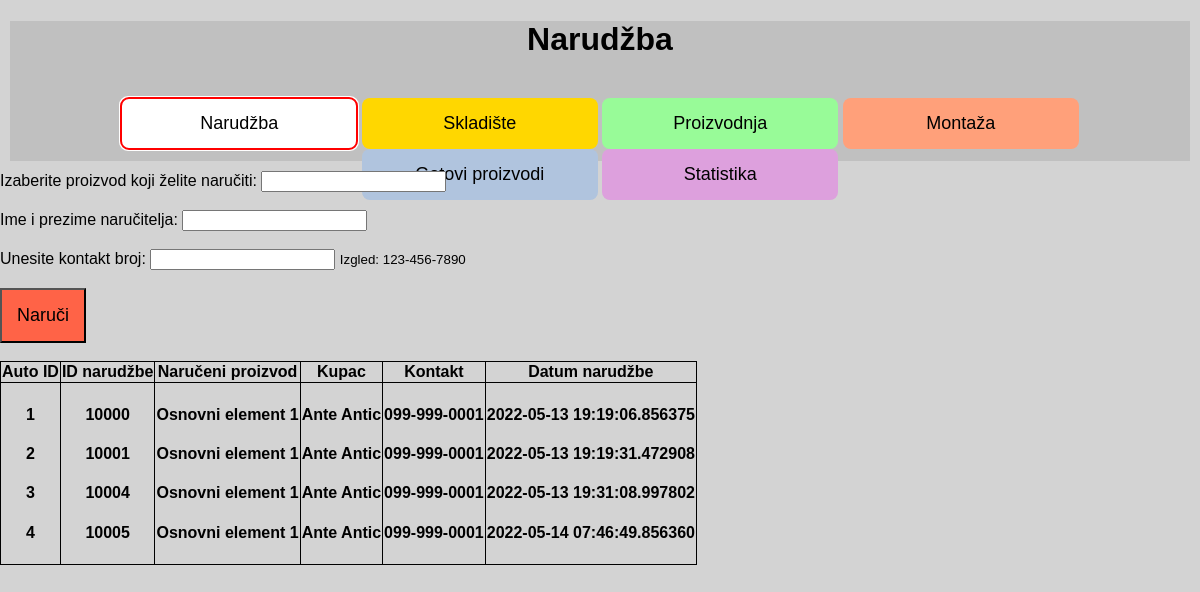
Before: /order with the older database file.
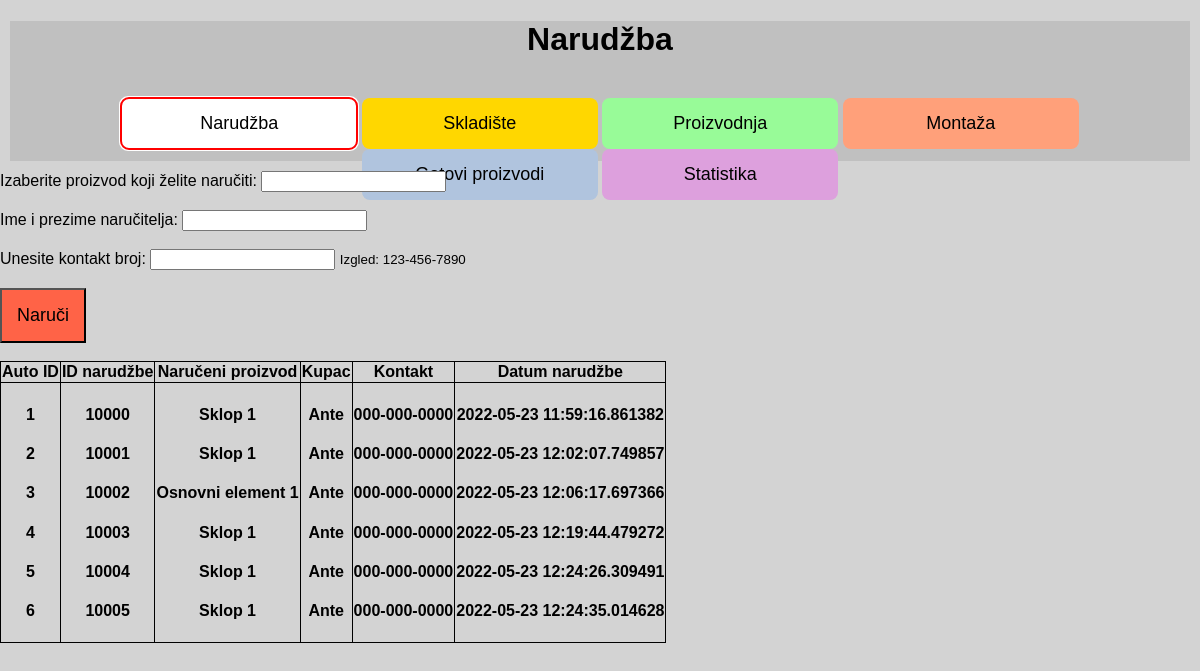
After: the same page with the newer database file.
### app.py (models this page shows, shortened)
class Order(db.Model):
    __tablename__ = "order"
    id = db.Column(
        db.Integer,
        primary_key=True,
    )
    order_id = db.Column(db.Integer)
    name = db.Column(db.String(500), nullable=False)
    buyer_name = db.Column(db.String(500), nullable=False)
    buyer_contact = db.Column(db.String(500), nullable=False)
    date_created = db.Column(db.DateTime, default=datetime.now)
    first_time = True

### app.py (the view)
@app.route("/order", methods=["POST", "GET"])
def order():
    global ID
    if Order.first_time:
        ID = Order().getLastOrderID()
        Order.first_time = False
    if request.method == "POST":
        product_name = request.form["product"]
        new_buyer_name = request.form["buyer_name"]
        new_buyer_contact = request.form["phone"]
        ID = ID + 1
        new_product = Order(
            name=product_name,
            buyer_name=new_buyer_name,
            buyer_contact=new_buyer_contact,
            order_id=ID,
        )
        for part_name in j_part_data:
            if product_name == part_name:
                if type(j_part_data[part_name]) == type([]):
                    for part_details in j_part_data[part_name]:
                        part_raw_mat_name = part_details[list(
                            part_details.keys())[0]]
                        part_raw_mat_length = part_details[list(
                            part_details.keys())[1]]
                        length_in_stock = getResourceFromWarehouse(
                            part_raw_mat_name, "input_warehouse", "name")
                        if length_in_stock >= int(part_raw_mat_length):
                            new_value = length_in_stock - \
                                int(part_raw_mat_length)
                            conn = engine.connect()
                            stmt = (
                                update(Input_Warehouse)
                                .where(Input_Warehouse.name == part_raw_mat_name)
                                .values(quantity=new_value)
                            )
                            conn.execute(stmt)
                            db.session.add(new_product)
                            db.session.commit()
                            return redirect("/order")
                        else:
                            return "Nema dovoljne količine materijala na skladištu!"
        for assembly_name in j_assembly_data:
            if product_name == assembly_name:
                if type(j_assembly_data[assembly_name]) == type([]):
                    for assembly_details in j_assembly_data[assembly_name]:
                        for assembly_detail in assembly_details:
                            needed_part_name = assembly_detail
                            needed_part_quantity = assembly_details[assembly_detail]
                            quantity_in_stock = getResourceFromWarehouse(
                                needed_part_name, "warehouse", "part_name")
                            if quantity_in_stock >= int(needed_part_quantity):
                                new_part_value = quantity_in_stock - \
                                    int(needed_part_quantity)
                                conn = engine.connect()
                                stmt = (update(Warehouse).where(
                                    Warehouse.part_name == needed_part_name).values(part_quantity=new_part_value))
                                conn.execute(stmt)
                                db.session.add(new_product)
                                db.session.commit()
                            else:
                                return "Nema dovoljne količine osnovnih elemenata na skladištu!"
        try:
            db.session.add(new_product)
            db.session.commit()
            return redirect("/order")
        except all:
            return "Pojavio se problem! Pokušajte ponovno."
    else:
        product = Order.query.order_by(Order.date_created)
        return render_template("order.html", product=product)

### templates/order.html (shortened to what this page needs)
{% extends 'base.html' %}
{% block head %}
<link rel="stylesheet" href="{{ url_for('static', filename='css/order.css') }}">
{% endblock %}
{% block body %}
<div class="content">
    <h1 id="Naslov">Narudžba</h1>
    <br>
    <button class="btn btn-1" , onclick="window.location.href='/order'">Narudžba</button>
    <button class="btn btn-2" , onclick="window.location.href='/warehouse'">Skladište</button>
    <button class="btn btn-3" , onclick="window.location.href='/manufacturing'">Proizvodnja</button>
    <button class="btn btn-4" , onclick="window.location.href='/installation'">Montaža</button>
    <button class="btn btn-5" , onclick="window.location.href='/finishedproduct'">Gotovi proizvodi</button>
    <button class="btn btn-6" , onclick="window.location.href='/statistic'">Statistika</button>
</div>
<div class="container">
    <form action="order" METHOD="POST">
        <label for="order">Izaberite proizvod koji želite naručiti:</label>
        <input list="products" name="product" id="product"><br><br>
        <label for="buyer">Ime i prezime naručitelja:</label>
        <input type="text" id="buyer_name" name="buyer_name"><br><br>
        <label for="phone">Unesite kontakt broj:</label>
        <input type="tel" id="phone" name="phone" pattern="[0-9]{3}-[0-9]{3}-[0-9]{4}" required>
        <small>Izgled: 123-456-7890</small><br><br>
        <input type="submit" value="Naruči" class="btn-secondary"><br><br>
    </form>
    <table>
        <tr>
            <th>Auto ID</th>
            <th>ID narudžbe</th>
            <th>Naručeni proizvod</th>
            <th>Kupac</th>
            <th>Kontakt</th>
            <th>Datum narudžbe</th>
        </tr>
        <tr>
            <th>
                {% for order in product %}
                <h4>
                    {{order.id}}
                </h4>
                {% endfor %}
            </th>
            <th>
                {% for order in product %}
                <h4>
                    {{order.order_id}}
                </h4>
                {% endfor %}
            </th>
            <th>
                {% for order in product %}
                <h4>
                    {{order.name}}
                </h4>
                {% endfor %}
            </th>
            <th>
                {% for order in product %}
                <h4>
                    {{order.buyer_name}}
                </h4>
                {% endfor %}
            </th>
            <th>
                {% for order in product %}
                <h4>
                    {{order.buyer_contact}}
                </h4>
                {% endfor %}
            </th>
            <th>
                {% for order in product %}
                <h4>
                    {{order.date_created}}
                </h4>
                {% endfor %}
            </th>
        </tr>
    </table>
</div>
{% endblock %}

### templates/base.html (shortened to what this page needs)
<!DOCTYPE html>
<html lang="en">
<head>
    <link rel="stylesheet" href="{{ url_for('static', filename='css/main.css') }}">
    {% block head %}{% endblock %}
</head>
<body>
    {% block body %}{% endblock %}
</body>
</html>

### static/css/main.css (style rules this page uses)
body { margin: 0; font-family: sans-serif; background-color: lightgrey; }
.content { margin: 10px; background-color: silver; text-align: center; height: 140px; }
.btn { padding: 15px; font-size: large; border: none; width: 15%; border-radius: 8px; }
.btn-1 { background-color: skyblue; }
.btn-2 { background-color: gold; }
.btn-3 { background-color: palegreen; }
.btn-4 { background-color: lightsalmon; }
.btn-5 { background-color: lightsteelblue; }
.btn-6 { background-color: plum; }

### static/css/order.css (style rules this page uses)
body { margin:0; font-family: sans-serif; background-color: lightgrey; }
.content { margin: 10px; background-color: silver; text-align: center; height: 140px; }
.btn { padding: 15px; font-size: large; border: none; width: 20%; border-radius: 8px; }
.btn-1 { background-color: white; border-color: red; outline: 50px auto red; }
.btn-2 { background-color: gold; }
.btn-3 { background-color: palegreen; }
.btn-4 { background-color: lightsalmon; }
.btn-secondary { background-color: tomato; padding: 15px; font-size: large; }

### templates/order.html (style rules this page uses)
table, th, td { border: 1px solid black; border-collapse: collapse; }

Changed rows visible on the page:
changed Order id 1: name "Osnovni element 1" → "Sklop 1"; buyer_name "Ante Antic" → "Ante"; buyer_contact "099-999-0001" → "000-000-0000"; date_created "2022-05-13 19:19:06.856375" → "2022-05-23 11:59:16.861382"
changed Order id 2: name "Osnovni element 1" → "Sklop 1"; buyer_name "Ante Antic" → "Ante"; buyer_contact "099-999-0001" → "000-000-0000"; date_created "2022-05-13 19:19:31.472908" → "2022-05-23 12:02:07.749857"
changed Order "Osnovni element 1": order_id "10004" → "10002"; buyer_name "Ante Antic" → "Ante"; buyer_contact "099-999-0001" → "000-000-0000"; date_created "2022-05-13 19:31:08.997802" → "2022-05-23 12:06:17.697366"
changed Order id 4: order_id "10005" → "10003"; name "Osnovni element 1" → "Sklop 1"; buyer_name "Ante Antic" → "Ante"; buyer_contact "099-999-0001" → "000-000-0000"; date_created "2022-05-14 07:46:49.856360" → "2022-05-23 12:19:44.479272"
added Order: id "5", order_id "10004", name "Sklop 1", buyer_name "Ante", buyer_contact "000-000-0000", date_created "2022-05-23 12:24:26.309491"
added Order: id "6", order_id "10005", name "Sklop 1", buyer_name "Ante", buyer_contact "000-000-0000", date_created "2022-05-23 12:24:35.014628"
